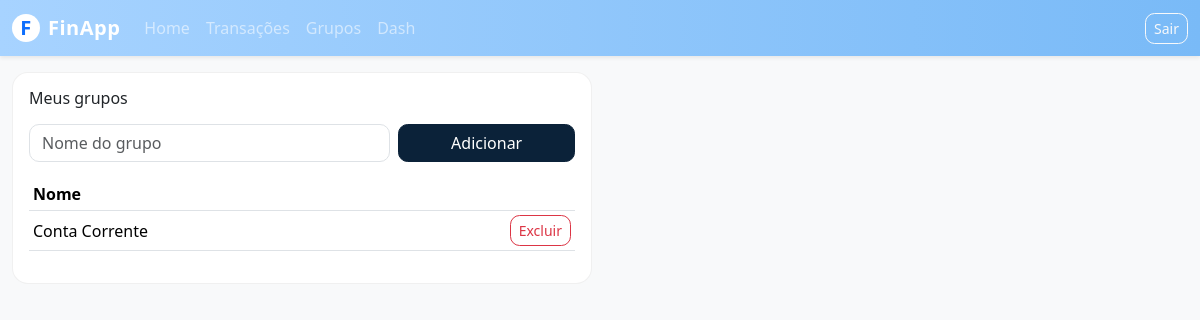
/groups (signed in), run on an earlier commit of the app's database.
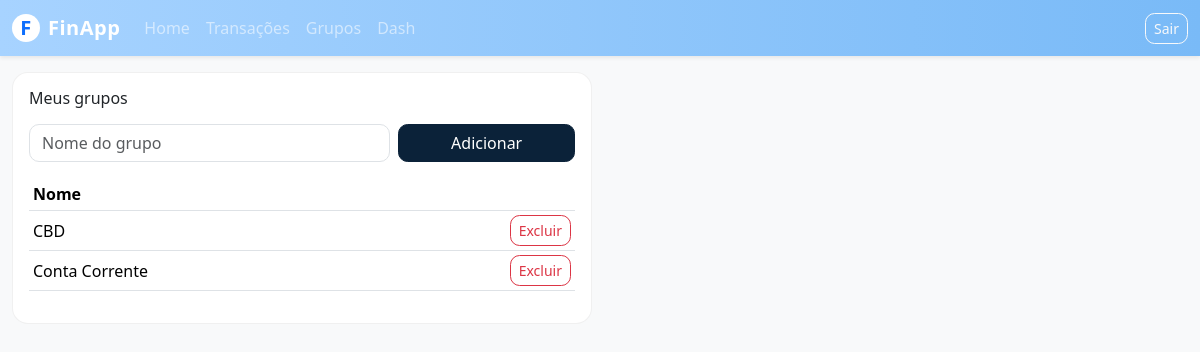
And on a later commit of the database.
### app/models.py (models this page shows)
class Group(SQLModel, table=True):
    _tablename_ = "group"
    id: Optional[int] = Field(default=None, primary_key=True)
    user_id: int = Field(index=True)
    name: str

### app/main.py (the view)
@app.get("/groups", response_class=HTMLResponse)
def groups_page(request: Request):
    uid = require_user(request)
    groups = get_user_groups(uid)
    return render("groups.html", title="Grupos", user_id=uid, groups=groups)

### app/templates/groups.html
{% extends "base.html" %}
{% block content %}
<div class="row g-3">
  <div class="col-12 col-lg-6">
    <div class="card w-100">
      <div class="card-body">
        <h2 class="h6 mb-3">Meus grupos</h2>
        <form action="/groups/new" method="post" class="row g-2 mb-3">
          <div class="col-8">
            <input type="text" name="name" class="form-control" placeholder="Nome do grupo" required>
          </div>
          <div class="col-4">
            <button type="submit" class="btn btn-dark w-100">Adicionar</button>
          </div>
        </form>
        {% if groups and groups|length > 0 %}
          <div class="table-responsive">
            <table class="table table-sm align-middle">
              <thead>
                <tr>
                  <th>Nome</th>
                  <th style="width: 80px"></th>
                </tr>
              </thead>
              <tbody>
                {% for g in groups %}
                <tr>
                  <td>{{ g.name }}</td>
                  <td class="text-end">
                    <form action="/groups/delete/{{ g.id }}" method="post" style="display:inline;">
                      <button type="submit" class="btn btn-sm btn-outline-danger"
                              onclick="return confirm('Excluir grupo {{ g.name }}?');">
                        Excluir
                      </button>
                    </form>
                  </td>
                </tr>
                {% endfor %}
              </tbody>
            </table>
          </div>
        {% else %}
          <p class="text-muted mb-0">Nenhum grupo cadastrado ainda.</p>
        {% endif %}
      </div>
    </div>
  </div>
</div>
{% endblock %}

What changed in the data, as far as the page shows it:
added Group: name "CBD"
